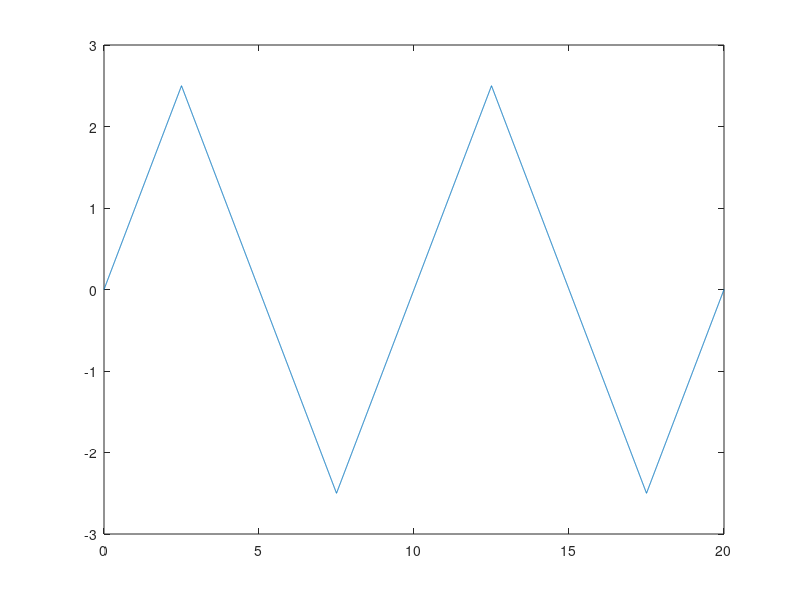

Recreate this plot in MATLAB.
clear all; close all; clc;


f=0.1;
t=0:0.005:20;
direction=1;
y=zeros(200,1);
k=1;
b=0;
count=-1;

for i=0:0.005:20
    
    if mod(i,1/f)==0
        count=count+1;
    end
    
     y(k)=direction*10*f*i+b;
     
    if y(k)==2.5000
        direction=-1;
        b=5 +10*count;
    elseif y(k)==-2.5000
        direction=1;
        b=-10-10*count; 
    end
    
    k=k+1;
    
 
end


plot(t,y)